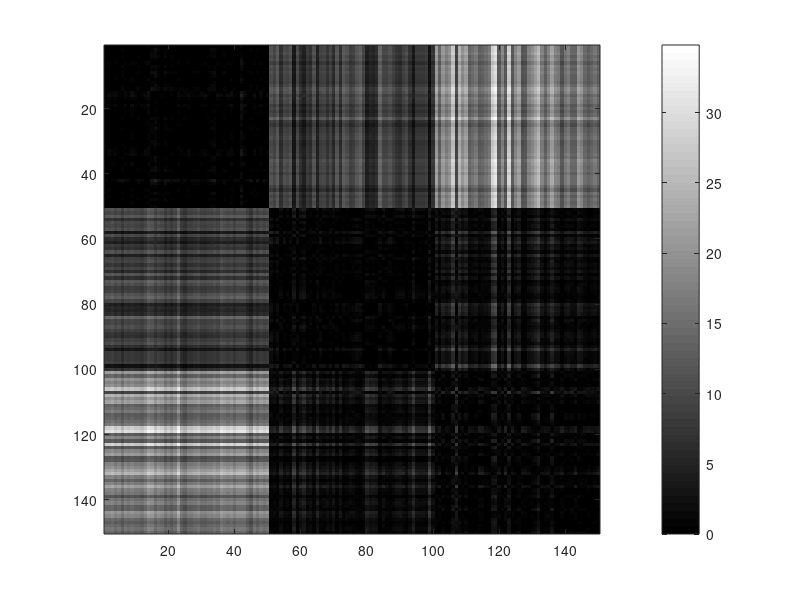

Here is the MATLAB script that generated this plot: (Note: this script raises an error after producing the figure.)
%% Mutation dataset %%%%%%%%%%%%%%%%%%%%%%%%%%%%%%%%%%%%%%%%%%%%%%%%%%%%%%%
%%%%%%%%%%%%%%%%%%%%%%%%%%%%%%%%%%%%%%%%%%%%%%%%%%%%%%%%%%%%%%%%%%%%%%%%%%%
clear
close all
X = load('Data/iris.csv');
D = squareform(pdist(X,'chebychev'));
n = size(D,1);

%% image of the original D^2
D01 = D./max(D(:));
f = figure('Visible','off');imagesc(D.^2);colormap('gray');colorbar;
print(f, '-djpeg', 'Results/Iris/Images/Iris.jpg');

%% Different choices of Delta
% Delta is squared because later it will be added to the squared
% dissimilarities to generate a squared Euclidean distances
deltas = {  'delta = 1 - eye(n);',...
            'delta = (D.^(1/5)).^2;',...
            'delta = (1-exp(-11.4.*D)).^2;',...
            'delta = (log2(1+D.^(1/4))).^2;',...
            'delta = subdominant_ultrametric(D).^2;'};

delta_names = {'beta-spread','power-fit','exp-fit','log-fit','subdominant-ultrametric'};
        
%% NERFCM configurations/options
options.Fuzzifier        = 2;
options.Epsilon          = 0.0001;
options.MaxIter          = 100;
options.InitType         = 2;
options.AdditiveConstant = 0;

c= 3;

out = irfcm(D.^2,c,options);
if isfield(out,'Error')
   fprintf('%s',out.Error); 
end

%% Test the RFCM, Beta-Spread and Ultrametric
for i=1:length(deltas)
    eval(deltas{i});
    options.Delta = delta;
    out = irfcm(D.^2,c,options);
    
    %Save partition matrix
    U = out.U;
    dlmwrite(sprintf('Results/Iris/Partitions/U_%s(%d).csv',delta_names{i},c),U, 'delimiter',',');

    %compute the induced dissimilarity matrix
    uu = 1 - ((U'*U)./max(max(U'*U)));
    f = figure('Visible','off');imagesc(uu);colormap('gray');caxis([0 1]);
    print(f, '-djpeg', sprintf('Results/Iris/Images/UU_%s(%d).jpg',delta_names{i},c));
end